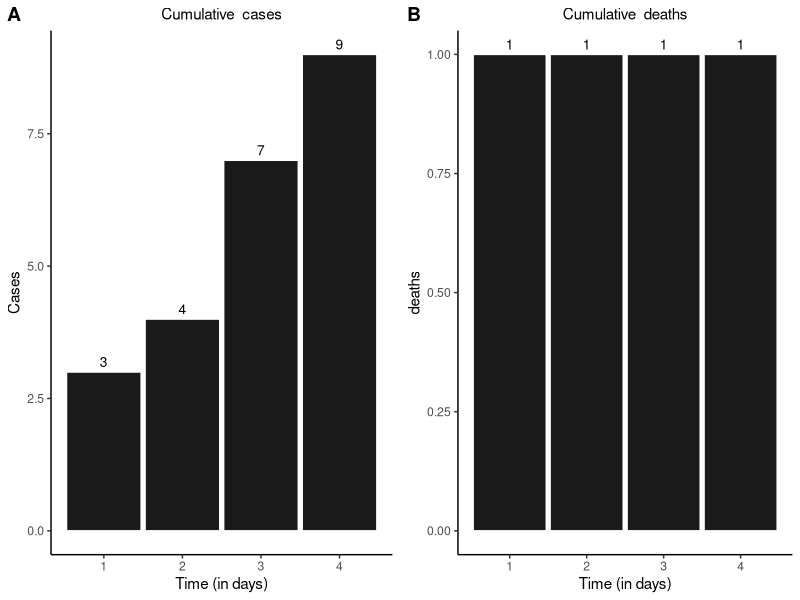
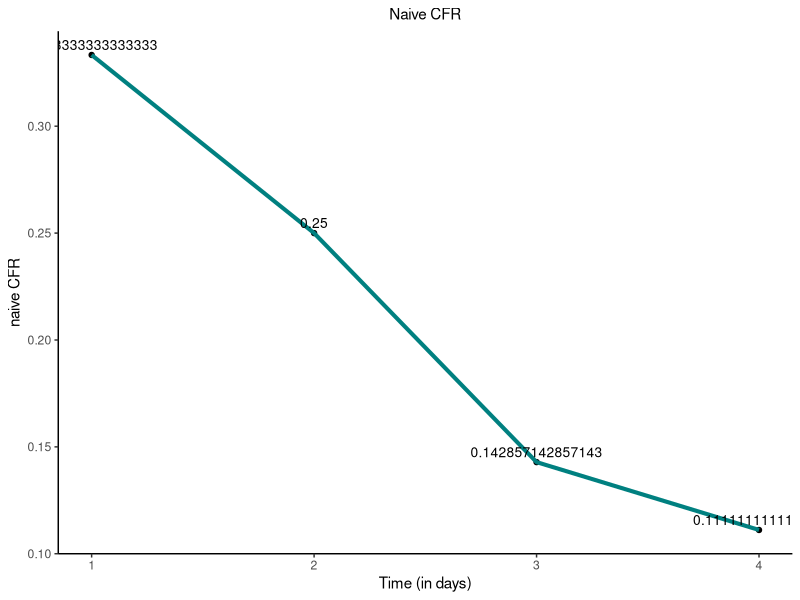
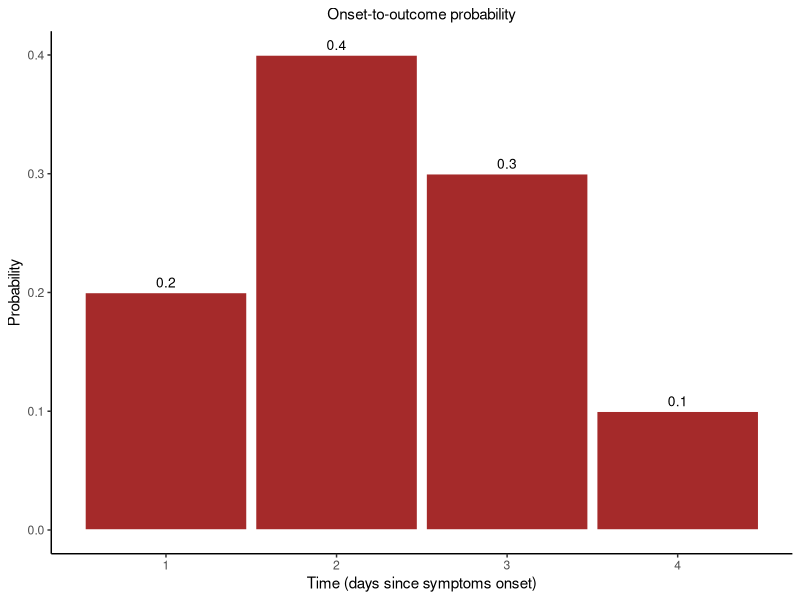
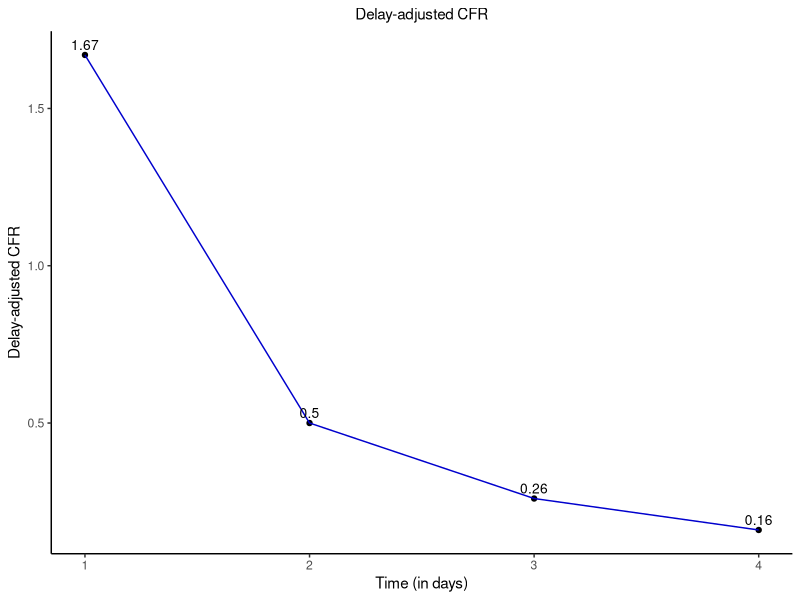

Write the R code that produced these figures, in order.
## ---- chunk 1
library(tidyverse)
library(cowplot)
cases <- c(rep(1, 3), rep(2, 1), rep(3, 3), rep(4, 2))
df <- as.data.frame(table(cases))
names(df) <- c("time", "cases")
df$time <- as.numeric(as.character(df$time))
df$deaths <- c(1,0,0,0)

gc <- df %>%
  ggplot(aes(x = time, y = cumsum(cases))) +
  geom_bar(stat = "identity", fill = "gray10",
           color = "white",
           width = 0.95) +
  geom_text(aes(label = cumsum(cases)),
            vjust = -0.5,   # moves labels above bars
            size = 3.5) +
  scale_x_continuous(breaks = seq(1, 5, 1)) +
  labs(
    x = "Time (in days)",
    y = "Cases",
    title = "Cumulative  cases"
  ) +
  theme_classic() +
  theme(
    plot.title = element_text(hjust = 0.5, size = 11)
  )

gd <- df %>%
  ggplot(aes(x = time, y = cumsum(deaths))) +
  geom_bar(stat = "identity", fill = "gray10",
           color = "white",
           width = 0.95) +
  geom_text(aes(label = cumsum(deaths)),
            vjust = -0.5,   # moves labels above bars
            size = 3.5) +
  scale_x_continuous(breaks = seq(1, 5, 1)) +
  labs(
    x = "Time (in days)",
    y = "deaths",
    title = "Cumulative  deaths"
  ) +
  theme_classic() +
  theme(
    plot.title = element_text(hjust = 0.5, size = 11)
  )

cowplot::plot_grid(gc, gd, labels = "AUTO")
## ---- chunk 2
df = df %>% 
  mutate(naive_cfr = cumsum(deaths)/cumsum(cases)) 

df %>% ggplot(aes(x = time, y = naive_cfr)) +
  geom_point() +
  geom_line(linewidth = 1.4, color = "#008080") +
  geom_text(aes(label = naive_cfr),
            vjust = -0.5,   # moves labels above bars
            size = 3.5) +
  scale_x_continuous(breaks = seq(1, 5, 1)) +
  labs(
    x = "Time (in days)",
    y = "naive CFR",
    title = "Naive CFR"
  ) +
  theme_classic() +
  theme(
    plot.title = element_text(hjust = 0.5, size = 11)
  )
## ---- chunk 3
df$delay <- c(0.2, 0.4, 0.3, 0.1)
gf <- df %>%
  ggplot(aes(x = time, y = delay)) +
  geom_bar(stat = "identity", fill = "brown",
           color = "white",
           width = 0.95) +
  geom_text(aes(label = delay),
            vjust = -0.5,   # moves labels above bars
            size = 3.5) +
  scale_x_continuous(breaks = seq(1, 5, 1)) +
  labs(
    y = "Probability",
    x = "Time (days since symptoms onset)",
    title = "Onset-to-outcome probability"
  ) +
  theme_classic() +
  theme(
    plot.title = element_text(hjust = 0.5, size = 11)
  )
gf
## ---- chunk 4
df$cfr <- c(1.67, 0.5, 0.26, 0.16)

df %>%
  ggplot(aes(x = time, y = cfr)) +
  geom_point() +
  geom_line(color = "blue3") +
  geom_text(
    aes(label = cfr),
    vjust = -0.5,
    # moves labels above bars
    size = 3.5
  ) +
  scale_x_continuous(breaks = seq(1, 5, 1)) +
  labs(
    x = "Time (in days)",
    y = "Delay-adjusted CFR",
    title = "Delay-adjusted CFR"
  ) +
  theme_classic() +
  theme(plot.title = element_text(hjust = 0.5, size = 11))

